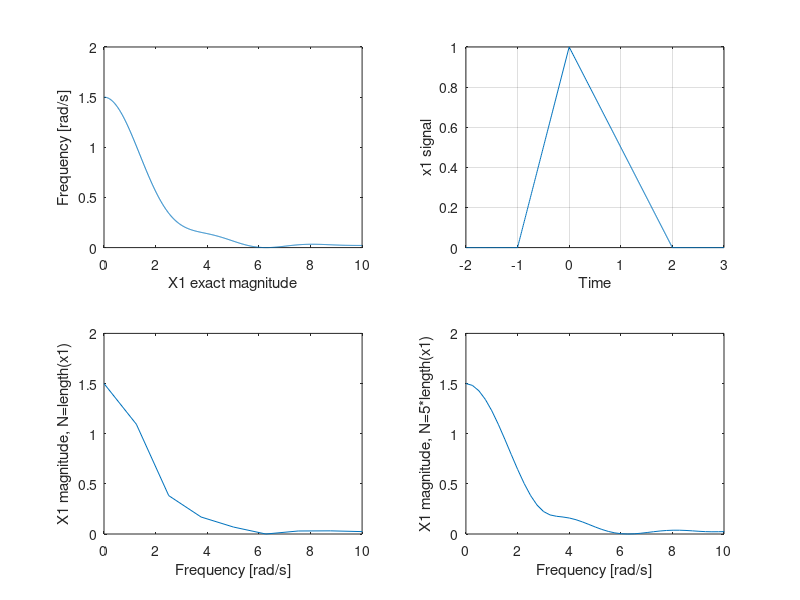
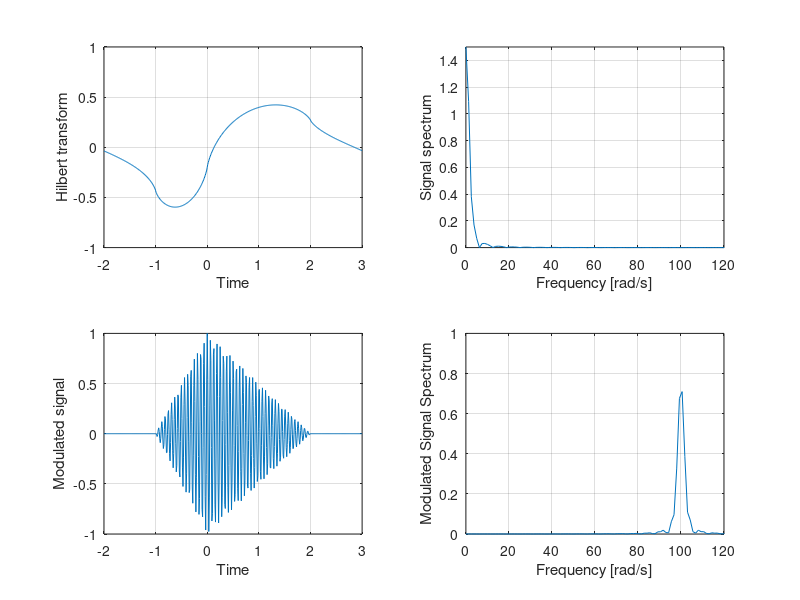

Recreate these plots in MATLAB, in order. (Note: this script raises an error after producing the figures.)
%% 1
w = 0.01:0.01:10;
Ts = 0.01;
X1exact = (exp(1i*0.5*w).*sinc(w/(2*pi)) ...
    -exp(-1i*w).*sinc(w/pi))./(1i*w);

t0=-2:Ts:-Ts-1;
t1=-1:Ts:-Ts;
t2=0:Ts:2;
t3=2+Ts:Ts:3;
t = [t0,t1,t2,t3];

x1 = [zeros(1,100), t1+1, 1-0.5*t2, zeros(1,100)];

N1 = length(x1);
X1N1 = Ts*fft(x1,N1);

k1 = 0:1:N1/2-1; %% fftindex
w1 = (2*pi*k1/N1)/Ts; %% fftfrequencies.

N2 = 5*length(x1); X1N2 = Ts*fft(x1,N2);
k2 = 0:1:N2/2-1; w2 = (2*pi*k2/N2)/Ts;

% input signal, exact fft, and matlab fft.
figure(1);
subplot(2,2,1);
plot(w,X1exact);
xlabel('X1 exact magnitude');
ylabel('Frequency [rad/s]');

subplot(2,2,2);
plot(t, x1); grid; 
ylabel('x1 signal');
xlabel('Time');

subplot(2,2,3);
plot(w1, abs(X1N1(1:N1/2))); axis([0, 10, 0, 2]);
xlabel('Frequency [rad/s]');
ylabel('X1 magnitude, N=length(x1)');

subplot(2,2,4);
plot(w2, abs(X1N2(1:N2/2))); axis([0, 10, 0, 2]);
xlabel('Frequency [rad/s]');
ylabel('X1 magnitude, N=5*length(x1)');

%
%% 2
%

%???
wc = 100; fc = wc/(2*pi);
fs = 1/Ts;

hx1 = imag(hilbert(x1));
x1mod=x1.*cos(wc*t);
N=length(x1mod) - 1; X1= Ts*fft(x1,N); 
X1mod=Ts*fft( x1mod, N);

k = 0:1:N/2-1; w = (2*pi*k/N)/Ts;

figure(2);
subplot(2,2,1);
plot(t,hx1);
grid; axis([-2,3,-1,1]);
xlabel('Time'); ylabel('Hilbert transform');

subplot(2,2,2);
plot(w, abs(X1(1:N/2)));
grid; axis([0 120 0 1.5]);
xlabel('Frequency [rad/s]'); ylabel('Signal spectrum');

subplot(2,2,3);
plot(t,x1mod);
grid; % axis([1 ???    
xlabel('Time'); ylabel('Modulated signal');

subplot (2,2,4);
plot(w, abs(X1mod(1:N/2))); grid; 
axis([0 120 0 1]);
xlabel('Frequency [rad/s]'); ylabel('Modulated Signal Spectrum');

x1modSSB=modulate(x1,fc,fs,'amssb');
X1modSSB=Ts*fft(x1modSSB,N);

figure(3);
subplot(211);
plot(w, abs(X1modSSB(1:N/2))); %???
xlabel('Frequency [rad/s]');
ylabel('XmodSSB signal spectrum');

% upper SSB following
c1 = cos(2*pi*fc*t); % carier for origninal x(t)
c2 = sin(2*pi*fc*t); % carier for Hilbert transform x_hat(t)

x1c1mod = x1.*c1;  %modulation of original sig by sine
x1hil = imag(hilbert(1)); 
x1hilc2mod=x1hil.*c2; %modultaion of hilbert

% Office hours are only on non-lab weeks,
% wed 12:00-3:00, thurs 1:40-4:40

x1mod = x1c1mod-x1hilc2mod;
X1modUSSB=Ts*fft(x1mod,N);

subplot(212);
plot(w,abs(X1modUSSB(1:N/2)));
grid; axis([0 120 0 1.5]);
xlabel('Frequenct [rad/s]');
ylabel('XmodUSSB signal spectrum');

% carrier 

x1demod = 4*demod(x1mod,fc,fs,'amssb');

figure(4);
subplot(2,2,1);
plot(t,x1); axis([-2 3 0 1]); ylabel('x1 signal'); xlabel('Time');
subplot(2,2,2);
plot(t,x1mod); ylabel('Modulated signal'); xlabel('Time');
subplot(2,2,3);
plot(t,x1demod); axis([-2 3 0 1]); ylabel('Demodulated signal'); xlabel('Time');
subplot(2,2,4); 
plot(w, abs(X1modUSSB(1:N/2)));
axis([0 120 0 1.5]); ylabel('Signal Spectrum'); xlabel('Frequency [rad/s]');

%%
fs = 1/Ts; fc = wc/(2*pi);
x1modTC=modulate(x1,fc,fs,'amdsb-tc', 0.1);
x1dem=demod(2*x1modTC', fc, fs, 'amdsb-tc', -0.1);

figure(5);
subplot(2,2,1);
plot(t,x1); axis([-2 3 0 1]);
ylabel('x1 signal'); xlabel('Time');

subplot(2,2,2);
plot(t,x1modTC);
ylabel('amdsb-tc modulated');
xlabel('Time');

subplot(2,2,3);
plot(t,x1dem); axis([-2 3 0 1]);
ylabel('Demodulated signal');
xlabel('Time');
